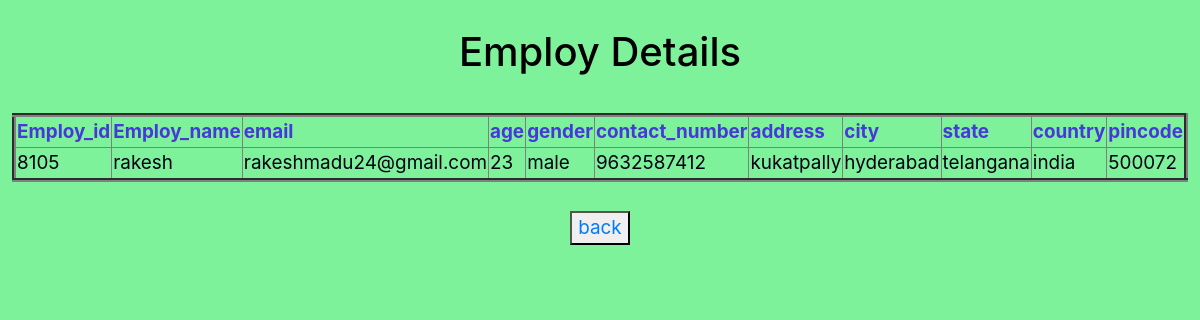
Page /list on the committed database.
### zooapp/models.py (models this page shows, shortened)
class Registration(models.Model):
    Type = (
        ('male','male'),
        ('female','female'),
        ('other','other')
    )
    Choices = (
        ('local','local'),
        ('nonlocal','nonlocal')
    )
    p = ''
    for i in range(0,4):
        p = p+str(randint(0,9))
    Employ_id = models.PositiveIntegerField(default = p)
    Employ_name = models.CharField(max_length = 50)
    email = models.EmailField()
    password = models.CharField(max_length=30)
    age = models.CharField(max_length=3)
    gender = models.CharField(max_length=30,choices=Type)
    contact_number = models.CharField(max_length=30)
    address = models.TextField(max_length=300)
    city = models.CharField(max_length=30)
    state = models.CharField(max_length=30)
    country = models.CharField(max_length=30)
    pincode = models.CharField(max_length=30)

### zooapp/views.py (the view)
# urls.py: path('list',views.reglist)
def reglist(request):
    reg = Registration.objects.all()
    return render(request,"reglist.html",{'form':reg})

### zooapp/templates/reglist.html (shortened to what this page needs)
<!DOCTYPE html>
<html lang="en">
<head>
</head>
<link rel="stylesheet" href="https://stackpath.bootstrapcdn.com/bootstrap/4.1.3/css/bootstrap.min.css">
<body style="background-color:rgba(25, 230, 76, 0.555);"></body>
<body>
    <center>
        <br>
        <h1>Employ Details</h1>
        <br>
        <table border=4>
            <tr>
                <th>Employ_id</th>
                <th>Employ_name</th>
                <th>email</th>
                <th>age</th>
                <th>gender</th>
                <th>contact_number</th>
                <th>address</th>
                <th>city</th>
                <th>state</th>
                <th>country</th>
                <th>pincode</th>
            </tr>
            {% for emp in form %}
            <tr>
                <td>{{emp.Employ_id}}</td>
                <td>{{emp.Employ_name}}</td>
                <td>{{emp.email}}</td>
                <td>{{emp.age}}</td>
                <td>{{emp.gender}}</td>
                <td>{{emp.contact_number}}</td>
                <td>{{emp.address}}</td>
                <td>{{emp.city}}</td>
                <td>{{emp.state}}</td>
                <td>{{emp.country}}</td>
                <td>{{emp.pincode}}</td>
            </tr>
            {% endfor %}
        </table>
        <br>
        <button><a href='/'>back</a></button>
    </center>
</body>
</html>

### zooapp/templates/reglist.html (style rules this page uses)
body { color: rgb(0, 0, 0); }
th { color: rgba(56, 6, 235, 0.788); }
td { color: rgb(2, 1, 20) }
body { background-image: url("https://i.pinimg.com/originals/94/30/e8/9430e85bcee211cda9dfff8400e2fe19.jpg"); font-size: 5mm }

### rows in the picture
Registration: Employ_id "8105", Employ_name "rakesh", email "rakeshmadu24@gmail.com", age "23", gender "male", contact_number "9632587412", address "kukatpally", city "hyderabad", state "telangana", country "india", pincode "500072"
